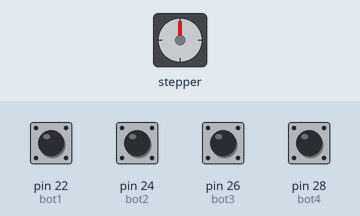
Bench run of a sketch on a simulated Arduino Mega 2560, built with avr-gcc and run on an emulated ATmega2560. On the bench: stepper motor. Inputs (shaded band) come from the test bench; at power-on: pin 22 (bot1), pin 24 (bot2), pin 26 (bot3), pin 28 (bot4) HIGH. Stepper angles assume 2048 steps per turn; what the sketch prints to the serial monitor is not drawn.

Above: at 1.2 s.
1.3 s: pin 22 (bot1) pulled LOW for 0.15 s
At 2.2 s:
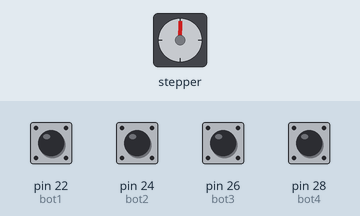
2.9 s: pin 24 (bot2) pulled LOW for 1 s
At 4.7 s:
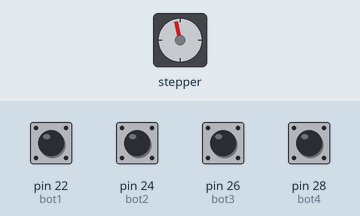
5.9 s: pin 24 (bot2) pulled LOW for 1 s
At 8.1 s:
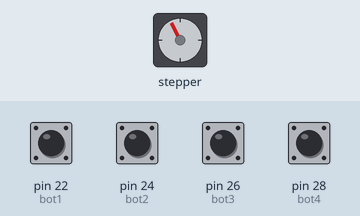
12.1 s: pin 24 (bot2) pulled LOW for 1 s
At 13.9 s:
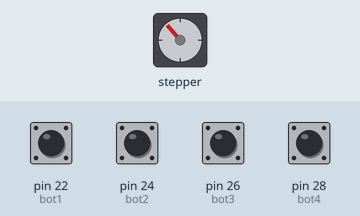
Timing chart, 0 to 15.4 s (numbered marks = the images above; inputs shaded):
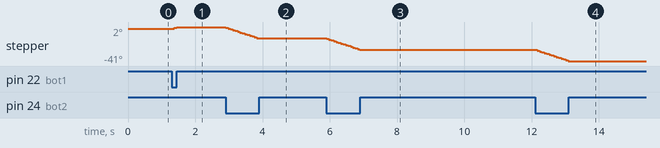

Measured:
- after the input at 1.3 s, stepper: goes 1° 0.07 s, then 2°, starting after 0.07 s
- after the input at 2.9 s, stepper: turns 14° counter-clockwise in 0.92 s, starting at once
- after the input at 5.9 s, stepper: turns 15° counter-clockwise in 0.99 s, starting at once
- after the input at 12.1 s, stepper: turns 14° counter-clockwise in 0.92 s, starting after 0.06 s

The sketch:

steppermotors.ino
```cpp
#include <AccelStepper.h>

#define bot1 22
#define bot2 24
#define bot3 26
#define bot4 28

AccelStepper stepper1; // Defaults to AccelStepper::FULL4WIRE (4 pins) on 2, 3, 4, 5
AccelStepper stepper2(AccelStepper::FULL4WIRE, 6, 7, 8, 9);
AccelStepper stepper3(AccelStepper::FULL2WIRE, 10, 11);


 //int v1 = 500;
 //int v1a = v1*-1;
 //int v2 = 1000;
 //int v2a = v2*-1;

void setup(){

    Serial.begin(9600);

    stepper1.setMaxSpeed(150);
    stepper1.setAcceleration(100);

    stepper2.setMaxSpeed(150);
    stepper2.setAcceleration(100);


    pinMode(bot1, INPUT_PULLUP);
    pinMode(bot2, INPUT_PULLUP);
    pinMode(bot3, INPUT_PULLUP);
    pinMode(bot4, INPUT_PULLUP);
}


void loop(){

if(digitalRead(bot1) ==0){

  stepper1.setSpeed(1000);
  stepper1.run();
  //stepper2.setSpeed(0);
  stepper2.stop();

} if(digitalRead(bot2) ==0){

  stepper1.setSpeed(-1000);
  stepper1.run();
  //stepper1.setSpeed(0);
  stepper2.stop();

}

Serial.print(digitalRead(bot1));
Serial.print(digitalRead(bot2));
Serial.print(digitalRead(bot3));
Serial.println(digitalRead(bot4));

}
```
